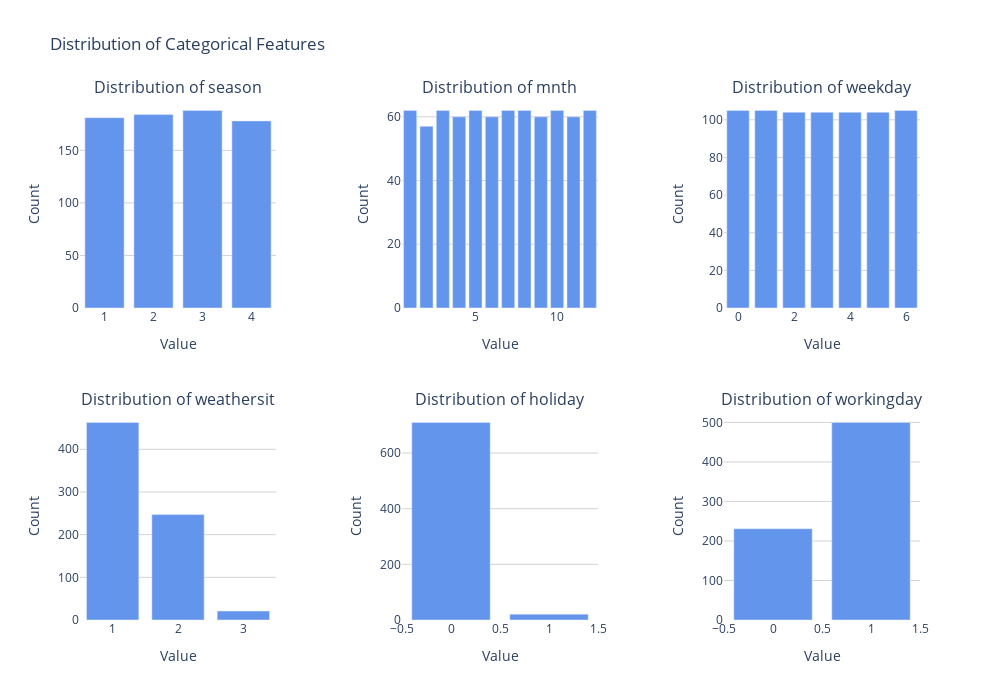

The notebook cell saved with this chart:
### Markdown cell above
**Distribution of categorical-like features**

Although this dataset does not include true categorical variables (e.g., object or string types), some numerical features actually represent categorical concepts. For example, `season`, `weekday`, and `weathersit` are encoded as integers but correspond to categories such as seasons of the year, days of the week, or weather conditions.

In the following cell, we visualize the distribution of these categorical-like features using bar plots. This allows us to check for any imbalances or anomalies in the data, which could affect model performance.

### Code cell
# Categorical features
categorical_like = ['season', 'mnth', 'weekday', 'weathersit', 'holiday', 'workingday']

# create the matrix
fig = make_subplots(
    rows=2, cols=3,
    subplot_titles=[f"Distribution of {col}" for col in categorical_like],
    vertical_spacing=0.2,
    horizontal_spacing=0.15
)

# Add the plots
for i, col in enumerate(categorical_like):
    row = (i // 3) + 1  # 1 o 2
    col_pos = (i % 3) + 1  # 1, 2, 3
    fig.add_trace(
        go.Bar(
            x=day[col].value_counts().sort_index().index,
            y=day[col].value_counts().sort_index().values,
            marker_color='cornflowerblue',
        ),
        row=row, col=col_pos
    )

# Set the layout
fig.update_layout(
    height=700,
    width=1000,
    title_text='Distribution of Categorical Features',
    showlegend=False,
    plot_bgcolor='white',
    font=dict(size=12)
)

fig.update_xaxes(title_text="Value")
fig.update_yaxes(title_text="Count", gridcolor='lightgrey')

fig.show()

### Figure 1 — Plotly figure (JSON) as saved in the notebook; plotly's stock layout.template omitted (floating-point values rounded to 4 significant figures)
{"data": [{"marker": {"color": "cornflowerblue"}, "type": "bar", "x": [1, 2, 3, 4], "xaxis": "x", "y": [181, 184, 188, 178], "yaxis": "y"}, {"marker": {"color": "cornflowerblue"}, "type": "bar", "x": [1, 2, 3, 4, 5, 6, 7, 8, 9, 10, 11, 12], "xaxis": "x2", "y": [62, 57, 62, 60, 62, 60, 62, 62, 60, 62, 60, 62], "yaxis": "y2"}, {"marker": {"color": "cornflowerblue"}, "type": "bar", "x": [0, 1, 2, 3, 4, 5, 6], "xaxis": "x3", "y": [105, 105, 104, 104, 104, 104, 105], "yaxis": "y3"}, {"marker": {"color": "cornflowerblue"}, "type": "bar", "x": [1, 2, 3], "xaxis": "x4", "y": [463, 247, 21], "yaxis": "y4"}, {"marker": {"color": "cornflowerblue"}, "type": "bar", "x": [0, 1], "xaxis": "x5", "y": [710, 21], "yaxis": "y5"}, {"marker": {"color": "cornflowerblue"}, "type": "bar", "x": [0, 1], "xaxis": "x6", "y": [231, 500], "yaxis": "y6"}], "layout": {"annotations": [{"font": {"size": 16}, "showarrow": false, "text": "Distribution of season", "x": 0.1167, "xanchor": "center", "xref": "paper", "y": 1, "yanchor": "bottom", "yref": "paper"}, {"font": {"size": 16}, "showarrow": false, "text": "Distribution of mnth", "x": 0.5, "xanchor": "center", "xref": "paper", "y": 1, "yanchor": "bottom", "yref": "paper"}, {"font": {"size": 16}, "showarrow": false, "text": "Distribution of weekday", "x": 0.8833, "xanchor": "center", "xref": "paper", "y": 1, "yanchor": "bottom", "yref": "paper"}, {"font": {"size": 16}, "showarrow": false, "text": "Distribution of weathersit", "x": 0.1167, "xanchor": "center", "xref": "paper", "y": 0.4, "yanchor": "bottom", "yref": "paper"}, {"font": {"size": 16}, "showarrow": false, "text": "Distribution of holiday", "x": 0.5, "xanchor": "center", "xref": "paper", "y": 0.4, "yanchor": "bottom", "yref": "paper"}, {"font": {"size": 16}, "showarrow": false, "text": "Distribution of workingday", "x": 0.8833, "xanchor": "center", "xref": "paper", "y": 0.4, "yanchor": "bottom", "yref": "paper"}], "font": {"size": 12}, "height": 700, "plot_bgcolor": "white", "showlegend": false, "title": {"text": "Distribution of Categorical Features"}, "width": 1000, "xaxis": {"anchor": "y", "domain": [0, 0.2333], "title": {"text": "Value"}}, "xaxis2": {"anchor": "y2", "domain": [0.3833, 0.6167], "title": {"text": "Value"}}, "xaxis3": {"anchor": "y3", "domain": [0.7667, 1.0], "title": {"text": "Value"}}, "xaxis4": {"anchor": "y4", "domain": [0, 0.2333], "title": {"text": "Value"}}, "xaxis5": {"anchor": "y5", "domain": [0.3833, 0.6167], "title": {"text": "Value"}}, "xaxis6": {"anchor": "y6", "domain": [0.7667, 1.0], "title": {"text": "Value"}}, "yaxis": {"anchor": "x", "domain": [0.6, 1], "gridcolor": "lightgrey", "title": {"text": "Count"}}, "yaxis2": {"anchor": "x2", "domain": [0.6, 1], "gridcolor": "lightgrey", "title": {"text": "Count"}}, "yaxis3": {"anchor": "x3", "domain": [0.6, 1], "gridcolor": "lightgrey", "title": {"text": "Count"}}, "yaxis4": {"anchor": "x4", "domain": [0, 0.4], "gridcolor": "lightgrey", "title": {"text": "Count"}}, "yaxis5": {"anchor": "x5", "domain": [0, 0.4], "gridcolor": "lightgrey", "title": {"text": "Count"}}, "yaxis6": {"anchor": "x6", "domain": [0, 0.4], "gridcolor": "lightgrey", "title": {"text": "Count"}}}}
